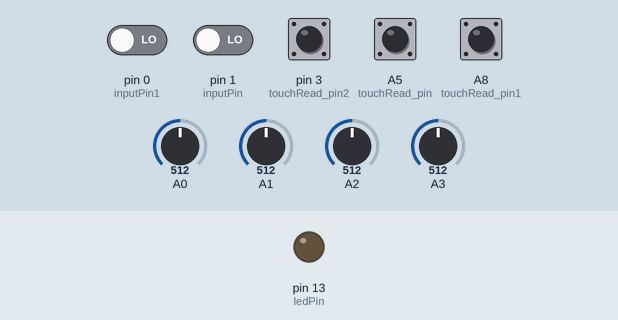
Simulated run of this sketch. Board: Teensy 4. Parts: output pins drawn as LEDs (lit = HIGH). The test bench sets the inputs (shaded band); at power-on: A5 (touchRead_pin), A8 (touchRead_pin1), pin 3 (touchRead_pin2) HIGH, pin 0 (inputPin1), pin 1 (inputPin) LOW, A0 = 512, A1 = 512, A2 = 512, A3 = 512. What the sketch prints to the serial monitor is not drawn.

Above: at 1.2 s.
1.3 s: pin 0 (inputPin1) driven HIGH
At 1.8 s:
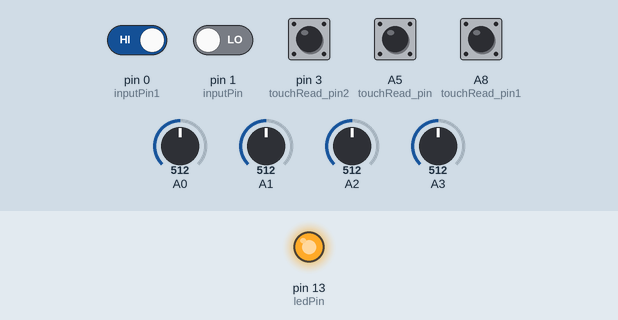
2.8 s: pin 1 (inputPin) driven HIGH
4.3 s: pin 0 (inputPin1) driven LOW
At 5.2 s:
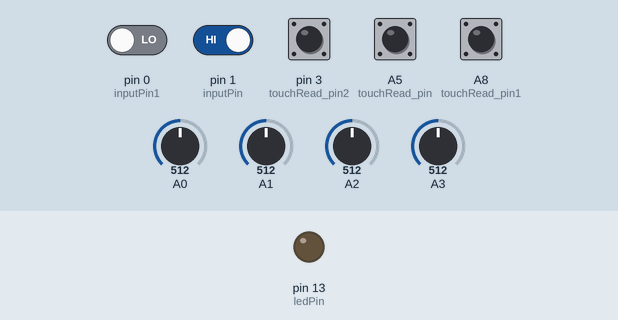
5.8 s: pin 1 (inputPin) driven LOW
Timing chart, 0 to 8.3 s (numbered marks = the images above; inputs shaded):
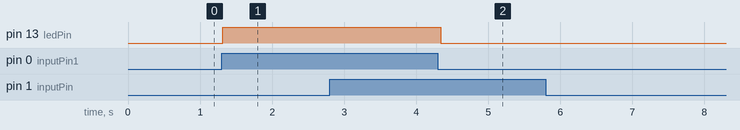

Measured:
- after the input at 1.3 s, pin 13 (ledPin): LOW → HIGH at once
- after the input at 2.8 s, every drawn part: stays the same
- after the input at 4.3 s, pin 13 (ledPin): HIGH → LOW at once
- after the input at 5.8 s, every drawn part: stays the same

The sketch:

veryexcited.ino
```cpp
/*
 * veryexcited!
 */

int ledPin = 13;                // choose the pin for the LED
int inputPin = 1;               // choose the input pin (for PIR sensor)
int inputPin1 = 0;
int pirState = LOW;             // we start, assuming no motion detected
int pirState1 = LOW;
int val = 0;                    // variable for reading the pin status
int sensorValue = 0;  // variable to store the value coming from the sensor
int sensorValue1, sensorValue2, sensorValue3, sensorValue4;
int sensorValue10, sensorValue20, sensorValue30, sensorValue40;
bool sv1s, sv2s, sv3s, sv4s;
int touchRead_pin = A5;
int touchRead_pin1 = A8;
int touchRead_pin2 = 3;
int touchRead_pinValue = 0;
int touchRead_pinValue1 = 0;
int touchRead_pinValue2 = 0;
bool tr;
bool tr1;
bool tr2;
int data;

void setup() {
  pinMode(ledPin, OUTPUT);      // declare LED as output
  pinMode(inputPin, INPUT);     // declare sensor as input
  pinMode(inputPin1, INPUT);
  Serial.begin(115200);
}

void loop(){

  if (sensorValue1 != sensorValue10){
    if (sensorValue1 > 150){
      if (sv1s == true){
        usbMIDI.sendNoteOn(60, 127, 4);
        sv1s = false;
      }
    }
  }
  else {
    if (sv1s == false) {
      usbMIDI.sendNoteOff(60, 0, 4);
      sv1s = true;
    }
  }
  if (sensorValue2 != sensorValue20){
    if (sensorValue2 > 150){
      if (sv2s == true){
        usbMIDI.sendNoteOn(60, 127, 5);
        sv2s = false;
     }
    }
  }
  else {
    if (sv2s == false){
      usbMIDI.sendNoteOff(60, 0, 5);
      sv2s = true;
    }
  }
  if (sensorValue3 != sensorValue30){
    if (sensorValue3 > 150){
      if (sv3s == true){
        usbMIDI.sendNoteOn(60, 127, 6);
        sv3s = false;
      }
    }
  }
  else {
    if (sv3s == false){
      usbMIDI.sendNoteOff(60, 0, 6);
      sv3s = true;
    }
  }
  if (sensorValue4 != sensorValue40){
    if (sensorValue4 > 150){
      if (sv4s == true){
        usbMIDI.sendNoteOn(60, 127, 7);
        sv4s = false;
      }
    }
  }
  else {
    if (sv4s == false){
      usbMIDI.sendNoteOff(60, 0, 7);
      sv4s = true;
    }
  }
  data = touchRead(touchRead_pin);
  Serial.println(data);
  if (data >4000) {
    if (tr == true) {
      usbMIDI.sendNoteOn(60, 127, 1);
      tr = false;
    }
  }
  else {
    if (tr == false){
      usbMIDI.sendNoteOff(60, 0, 1);
      tr = true;
    }
  }
  data = touchRead(touchRead_pin1);
  Serial.println(data);
  if (data > 4000) {
    if (tr1 == true) {
      usbMIDI.sendNoteOn(60, 127, 8);
      tr1 = false;
    }
  }
  else {
    if (tr1 == false){
      usbMIDI.sendNoteOff(60, 0, 8);
      tr1 = true;
    }
  }
   data = touchRead(touchRead_pin2);
  Serial.println(data);
  if (data > 4000) {
    if (tr2 == true) {
      usbMIDI.sendNoteOn(60, 127, 10);
      tr2 = false;
    }
  }
  else {
    if (tr2 == false){
      usbMIDI.sendNoteOff(60, 0, 10);
      tr2 = true;
    }
  }

  //delay(100);

  val = digitalRead(inputPin);  // read input value - for PIR sensor
  if (val == HIGH) {            // check if the input is HIGH
    digitalWrite(ledPin, HIGH);  // turn LED ON
    if (pirState == LOW) {
      // we have just turned on
      Serial.println("Motion detected!");
      usbMIDI.sendControlChange(15, 127, 11);
      // We only want to print on the output change, not state
      pirState = HIGH;
    }
  }
  else {
    digitalWrite(ledPin, LOW); // turn LED OFF
    if (pirState == HIGH){
      // we have just turned of
      Serial.println("Motion ended!");
      usbMIDI.sendControlChange(15, 0, 11);
      // We only want to print on the output change, not state
      pirState = LOW;
    }
  }

  val = digitalRead(inputPin1);  // read input value
  if (val == HIGH) {            // check if the input is HIGH
    digitalWrite(ledPin, HIGH);  // turn LED ON
    if (pirState1 == LOW) {
      // we have just turned on
      Serial.println("_Motion detected!");
      usbMIDI.sendControlChange(14, 127, 8);
      // We only want to print on the output change, not state
      pirState1 = HIGH;
    }
  }
  else {
    digitalWrite(ledPin, LOW); // turn LED OFF
    if (pirState1 == HIGH){
      // we have just turned of
      Serial.println("_Motion ended!");
      usbMIDI.sendControlChange(14, 0, 8);
      // We only want to print on the output change, not state
      pirState1 = LOW;
    }
  }

   // touchRead_pinValue = touchRead(A5);
  //Serial.print(touchRead_pinValue);
  sensorValue10 = sensorValue1;
  sensorValue1 = analogRead(A0);
  Serial.print (" _ ");
  sensorValue20 = sensorValue2;
  Serial.print(sensorValue1);
  sensorValue2 = analogRead(A1);
  Serial.print(" _ ");
  sensorValue3 = sensorValue30;
  Serial.print(sensorValue2);
  sensorValue3 = analogRead(A2);
  Serial.print(" _ ");
  sensorValue4 = sensorValue40;
  Serial.print(sensorValue3);
  sensorValue4 = analogRead(A3);
  Serial.print(" _ ");
  Serial.println(sensorValue4);
  delay(100);
  while (usbMIDI.read()); {
  }
  usbMIDI.send_now();{
  }
  }
```
